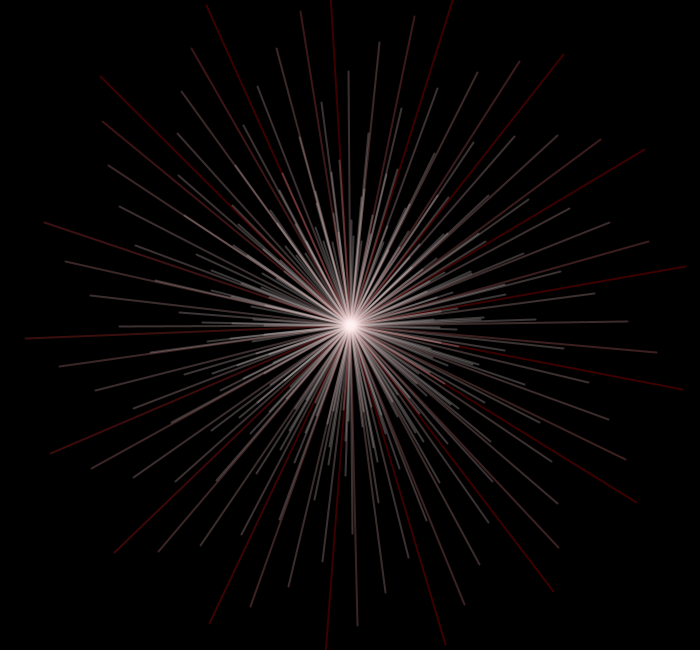
Frame 1 (no input)
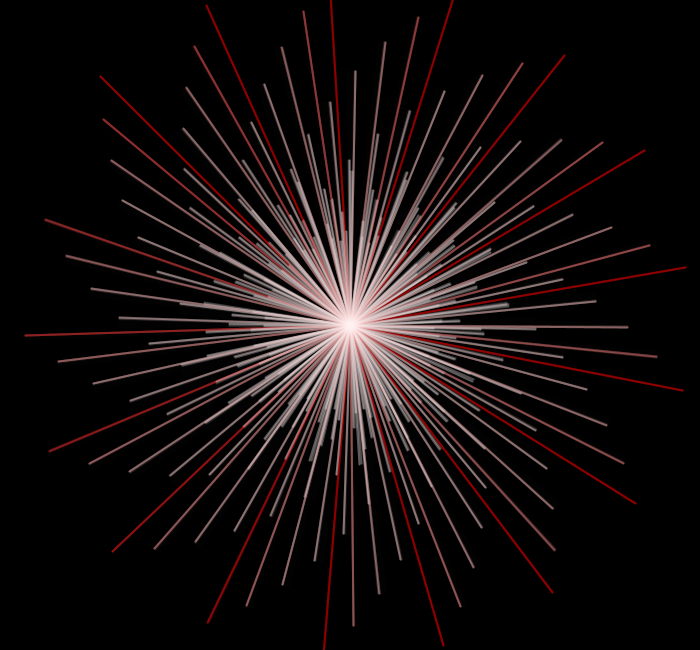
Frame 60 (the mouse pressed at the canvas centre just before this capture)
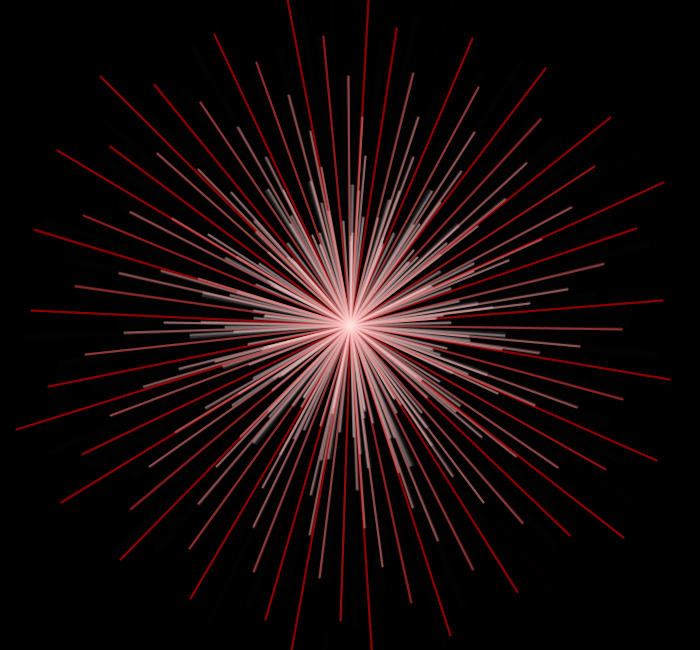
Frame 120 (the mouse held since frame 60 and released just before this capture)

The Processing sketch that drew these frames (run headless with seeded random() and noise(); from frame 60 on, the mouse is pressed at the canvas centre):

// Processing sketch: processing_88482
// ── processing_88482.pde

float tetik;float tetikSpeed = frameRate;void setup(){
size(700, 650);smooth();
colorMode(HSB, 300);
background(0);}float del= random(20);
void draw(){fill(0,72);noStroke();
rect(0, 0, width, height);float aci=PI;float size = 250;for (int n=1; n<255; n++){stroke(n%2==0?color(255, 100+200, 50+200, n+100):color(50, 100, 255, 255-n));stroke(255-n);fill(n);pushMatrix();translate(width*0.5, height*0.5);stroke(PI/aci/100*75, 150*300/aci, 400,70);rotate(aci);strokeWeight(2.01);line(0, 0, size*(1.0f-1*(float)n/255),size*(1.0f-1*(float)n/155)); popMatrix();aci += del;}del += 0.00001;}void mousePressed(){del=random(20);}
